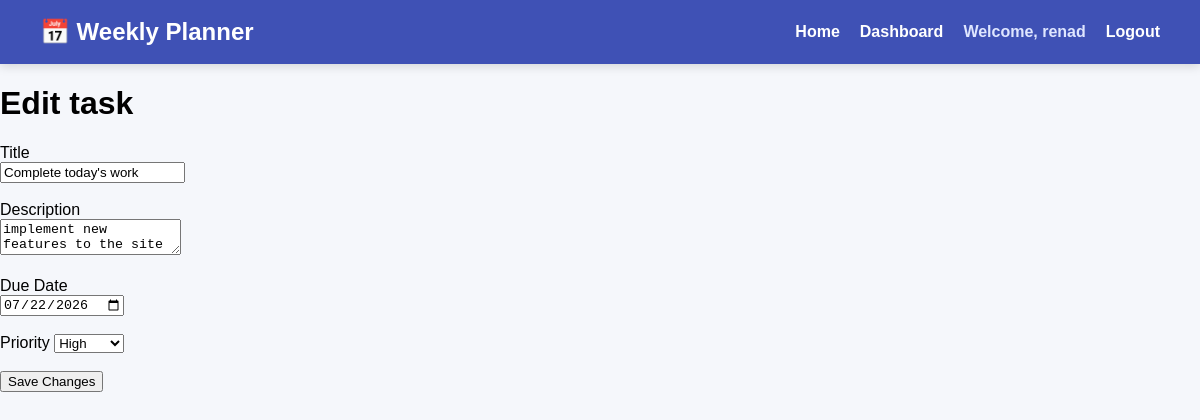
Screenshot of /edit_task/5 (signed in) with the database file from the repository.
### tables this page shows
CREATE TABLE tasks(
            id INTEGER PRIMARY KEY AUTOINCREMENT,
            title TEXT NOT NULL,
            description TEXT,
            due_date TEXT,
            priority TEXT,
            status TEXT DEFAULT 'Not Started',
            created_at TEXT,
            user_id INTEGER NOT NULL,
            FOREIGN KEY(user_id) REFERENCES users(id)
        );

### routes/tasks.py (the view, shortened to what this page needs)
@tasks.route("/edit_task/<int:task_id>", methods=["GET", "POST"])
def edit_task(task_id):
    if "user_id" not in session:
        return redirect(url_for("auth.login"))
    task = get_task_by_id(task_id, session["user_id"])
    return render_template("edit_task.html", task=task)

### database.py (called while the page is built)
def get_task_by_id(task_id, user_id):
    connection = sqlite3.connect("planner.db")
    connection.row_factory = sqlite3.Row
    cursor = connection.cursor()
    cursor.execute("SELECT * FROM tasks WHERE id =? AND user_id = ?", (task_id, user_id))
    task = cursor.fetchone()
    connection.close()
    return task

### templates/edit_task.html (shortened to what this page needs)
{% extends "base.html" %}
{% block content %}
<h1>Edit task</h1>
<form method="POST">
    <label>Title</label><br>
    <input type="text" name="title" value="{{ task['title']}}" required><br><br>
    <label>Description</label><br>
    <textarea name="description">{{ task['description'] }}</textarea><br><br>
    <label>Due Date</label><br>
    <input type="date" name="due_date" value="{{ task['due_date']}}"><br><br>
    <label>Priority</label>
    <select name="priority">
        <option value="High" {% if task['priority'] == 'High' %}selected{% endif %}>High</option>
    </select>
    <br><br>
    <button type="submit">Save Changes</button>
</form>
{% endblock %}

### static/css/style.css (style rules this page uses)
body { margin:0; font-family:Arial, Helvetica, sans-serif; background:#f5f7fb; }

### rows the page displays
tasks: title "Complete today's work", description "implement new features to the site", due_date "07/22/2026", priority "High"

### other values shown
{{ session["username"] }} "renad"
